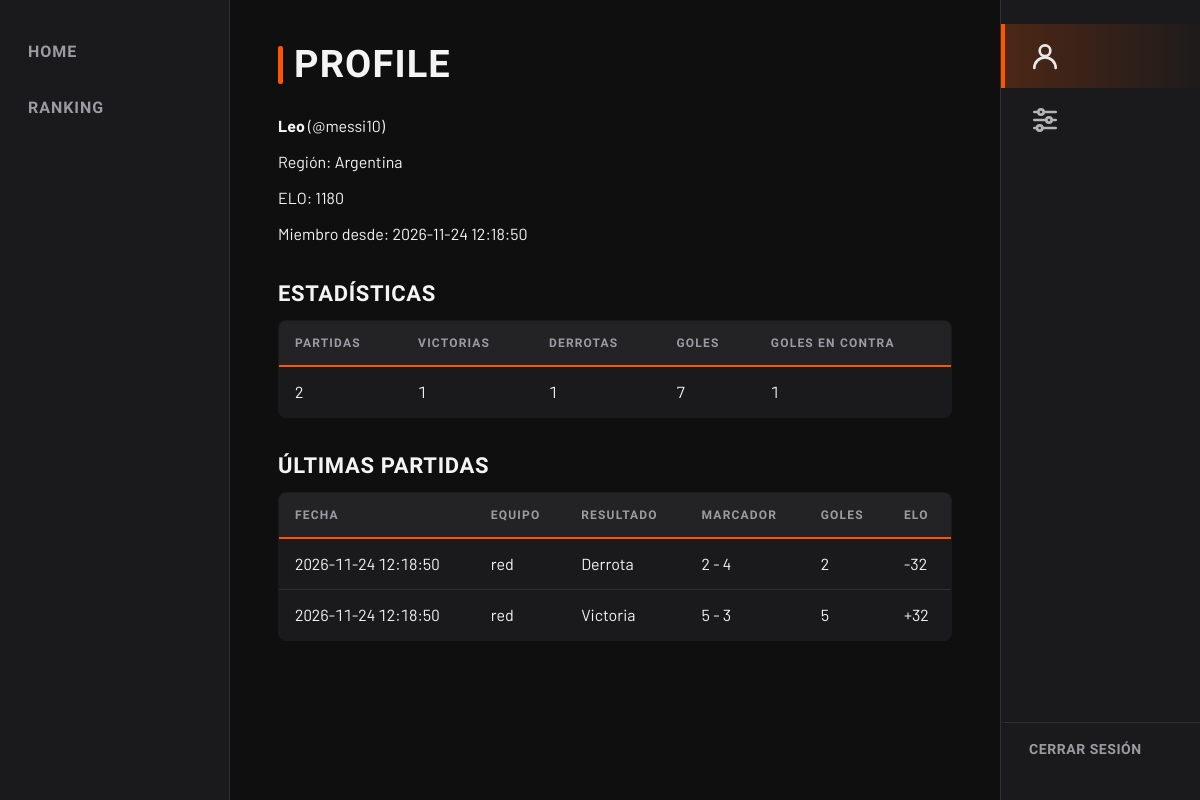
The app's page /perfil.php (signed in) with its own data.
### tables this page shows
CREATE TABLE usuarios (
    id INT AUTO_INCREMENT PRIMARY KEY,
    username VARCHAR(30) NOT NULL UNIQUE,
    nickname VARCHAR(30) NOT NULL,
    email VARCHAR(100) NOT NULL UNIQUE,
    password VARCHAR(255) NOT NULL,
    region VARCHAR(30) NOT NULL,
    elo INT NOT NULL DEFAULT 1000,
    codigo_vinculo VARCHAR(10) UNIQUE NULL,
    en_cola TINYINT(1) NOT NULL DEFAULT 0,
    intentos_cola INT NOT NULL DEFAULT 0,
    cola_actividad DATETIME NULL,
    fecha_registro TIMESTAMP DEFAULT CURRENT_TIMESTAMP
);

CREATE TABLE partida_jugadores (
    id INT AUTO_INCREMENT PRIMARY KEY,
    partida_id INT NOT NULL,
    usuario_id INT NOT NULL,
    equipo ENUM('red','blue') NOT NULL,
    goles INT NOT NULL DEFAULT 0,
    goles_en_contra INT NOT NULL DEFAULT 0,
    toques INT NOT NULL DEFAULT 0,
    elo_cambio INT NOT NULL DEFAULT 0,
    FOREIGN KEY (partida_id) REFERENCES partidas(id),
    FOREIGN KEY (usuario_id) REFERENCES usuarios(id),
    UNIQUE (partida_id, usuario_id)
);

CREATE TABLE partidas (
    id INT AUTO_INCREMENT PRIMARY KEY,
    fecha TIMESTAMP DEFAULT CURRENT_TIMESTAMP,
    ganador ENUM('red','blue') NOT NULL,
    goles_red INT NOT NULL DEFAULT 0,
    goles_blue INT NOT NULL DEFAULT 0
);

### perfil.php (the view, shortened to what this page needs)
<?php
require "conexion.php";
$id = $_SESSION["id"];
$consulta = $conexion->prepare("SELECT username, nickname, email, region, elo, fecha_registro FROM usuarios WHERE id = ?");
$consulta->bind_param("i", $id);
$consulta->execute();
$usuario = $consulta->get_result()->fetch_assoc();
$consulta = $conexion->prepare("
    SELECT COUNT(*) AS jugadas,
           COALESCE(SUM(pj.equipo = p.ganador), 0) AS victorias,
           COALESCE(SUM(pj.goles), 0) AS goles,
           COALESCE(SUM(pj.goles_en_contra), 0) AS en_contra
    FROM partida_jugadores pj
    JOIN partidas p ON p.id = pj.partida_id
    WHERE pj.usuario_id = ?");
$consulta->bind_param("i", $id);
$consulta->execute();
$stats = $consulta->get_result()->fetch_assoc();
$derrotas = $stats["jugadas"] - $stats["victorias"];
$consulta = $conexion->prepare("
    SELECT p.fecha, pj.equipo, p.ganador, p.goles_red, p.goles_blue, pj.goles, pj.goles_en_contra, pj.elo_cambio
    FROM partida_jugadores pj
    JOIN partidas p ON p.id = pj.partida_id
    WHERE pj.usuario_id = ?
    ORDER BY p.fecha DESC
    LIMIT 10");
$consulta->bind_param("i", $id);
$consulta->execute();
$partidas = $consulta->get_result();
?>
<!DOCTYPE html>
<html lang="es">
<head>
    <link rel="stylesheet" href="css/style.css">
</head>
<body>
    <div class="layout">
        <?php include "menu_izq.php"; ?>
        <main class="contenido">
            <h1>Profile</h1>
            <p><strong><?php echo htmlspecialchars($usuario["nickname"]); ?></strong>
               (@<?php echo htmlspecialchars($usuario["username"]); ?>)</p>
            <p>Región: <?php echo htmlspecialchars($usuario["region"]); ?></p>
            <p>ELO: <?php echo $usuario["elo"]; ?></p>
            <p>Miembro desde: <?php echo $usuario["fecha_registro"]; ?></p>
            <h2>Estadísticas</h2>
            <table>
                <tr><th>Partidas</th><th>Victorias</th><th>Derrotas</th><th>Goles</th><th>Goles en contra</th></tr>
                <tr>
                    <td><?php echo $stats["jugadas"]; ?></td>
                    <td><?php echo $stats["victorias"]; ?></td>
                    <td><?php echo $derrotas; ?></td>
                    <td><?php echo $stats["goles"]; ?></td>
                    <td><?php echo $stats["en_contra"]; ?></td>
                </tr>
            </table>
            <h2>Últimas partidas</h2>
            <table>
                <tr><th>Fecha</th><th>Equipo</th><th>Resultado</th><th>Marcador</th><th>Goles</th><th>ELO</th></tr>
                <?php while ($p = $partidas->fetch_assoc()): ?>
                    <tr>
                        <td><?php echo $p["fecha"]; ?></td>
                        <td><?php echo $p["equipo"]; ?></td>
                        <td><?php echo $p["equipo"] == $p["ganador"] ? "Victoria" : "Derrota"; ?></td>
                        <td><?php echo $p["goles_red"] . " - " . $p["goles_blue"]; ?></td>
                        <td><?php echo $p["goles"]; ?></td>
                        <td><?php echo $p["elo_cambio"] > 0 ? "+" . $p["elo_cambio"] : $p["elo_cambio"]; ?></td>
                    </tr>
                <?php endwhile; ?>
            </table>
        </main>
        <?php include "menu_der.php"; ?>
    </div>
</body>
</html>

### css/style.css (style rules this page uses)
:root { --fondo: #0f0f10; --panel: #1a1a1c; --panel-2: #232326; --panel-3: #2c2c30; --borde: #2f2f34; --borde-fuerte: #44444b; --texto: #f4f4f5; --texto-suave: #9b9ba3; --naranja: #ff5500; --naranja-claro: #ff7a33; --naranja-oscuro: #d94700; --naranja-suave: rgba(255, 85, 0, 0.12); --verde: #3ecf6e; --rojo: #ff4d4d; --oro: #ffd34d; --plata: #c9ced6; --bronce: #d08a4e; --display: "Play", "Barlow", "Segoe UI", Arial, sans-serif; --cuerpo: "Barlow", "Segoe UI", Arial, sans-serif; --radio: 4px; --radio-grande: 8px; --sombra: 0 10px 30px rgba(0, 0, 0, 0.45); }
* { box-sizing: border-box; }
html { scrollbar-color: var(--panel-3) var(--fondo); scrollbar-width: thin; }
body { margin: 0; font-family: var(--cuerpo); font-size: 16px; line-height: 1.5; background: var(--fondo); color: var(--texto); -webkit-font-smoothing: antialiased; }
h1, h2, h3 { font-family: var(--display); font-weight: 700; text-transform: uppercase; letter-spacing: 0.03em; line-height: 1.1; margin-top: 0; }
h1 { position: relative; font-size: 38px; margin-bottom: 28px; padding-left: 16px; }
h1::before { content: ""; position: absolute; left: 0; top: 2px; bottom: 2px; width: 5px; background: var(--naranja); border-radius: 2px; }
h2 { font-size: 22px; margin: 36px 0 14px; color: var(--texto); }
p { margin: 0 0 12px; }
.layout { display: grid; grid-template-columns: 230px 1fr 200px; min-height: 100vh; }
.contenido { padding: 44px 48px; max-width: 1100px; width: 100%; }
table { width: 100%; margin-bottom: 28px; border-collapse: collapse; background: var(--panel); border: 1px solid var(--borde); border-radius: var(--radio-grande); overflow: hidden; }
th, td { padding: 13px 16px; text-align: left; border-bottom: 1px solid var(--borde); }
th { font-family: var(--display); font-size: 12px; font-weight: 700; text-transform: uppercase; letter-spacing: 0.1em; color: var(--texto-suave); background: var(--panel-2); border-bottom: 2px solid var(--naranja); }
td { font-variant-numeric: tabular-nums; }
tr:last-child td { border-bottom: none; }

### records on screen
usuarios: nickname "Leo", username "messi10", region "Argentina", elo "1180", fecha_registro "2026-11-24 12:18:50"
partida_jugadores: partida.fecha "2026-11-24 12:18:50", equipo "red", shows "Derrota", partida.goles_red "2", partida.goles_blue "4", goles "2", elo_cambio "-32"
partida_jugadores: partida.fecha "2026-11-24 12:18:50", equipo "red", shows "Victoria", partida.goles_red "5", partida.goles_blue "3", goles "5", elo_cambio "32"

### other values on screen
$stats["jugadas"] "2"
$stats["victorias"] "1"
$derrotas "1"
$stats["goles"] "7"
$stats["en_contra"] "1"
